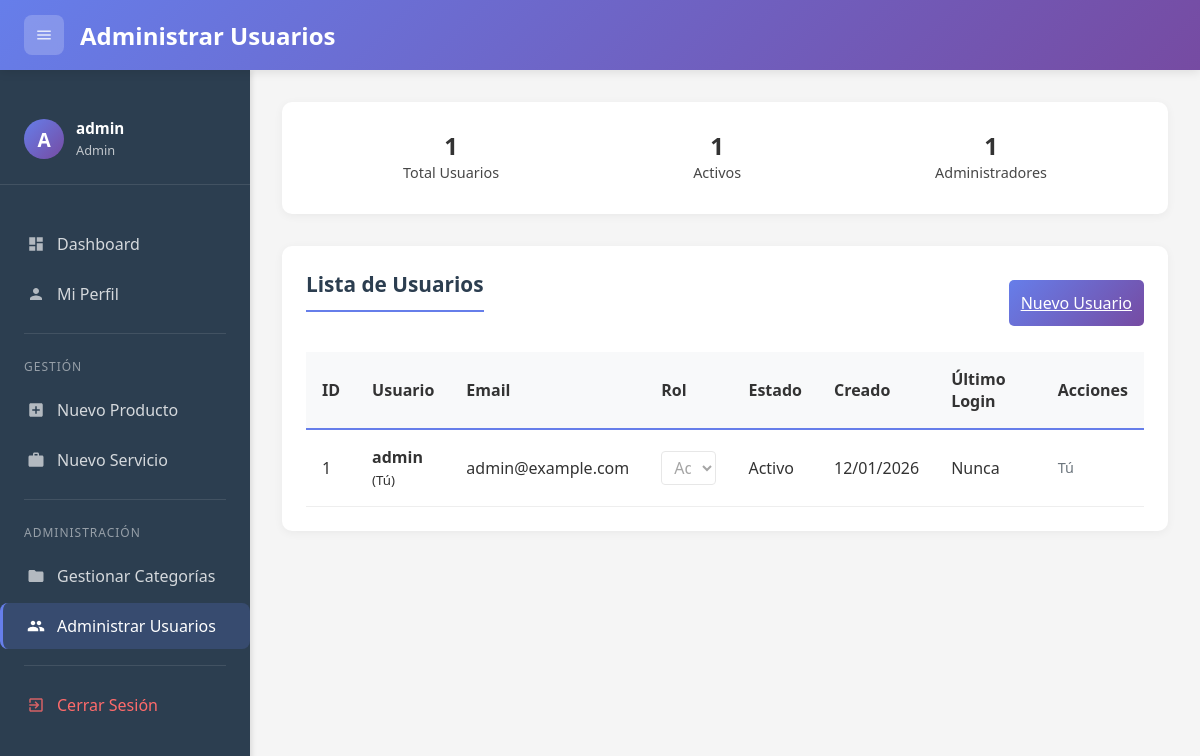
Before: /admin/usuarios (signed in) with the older database file.
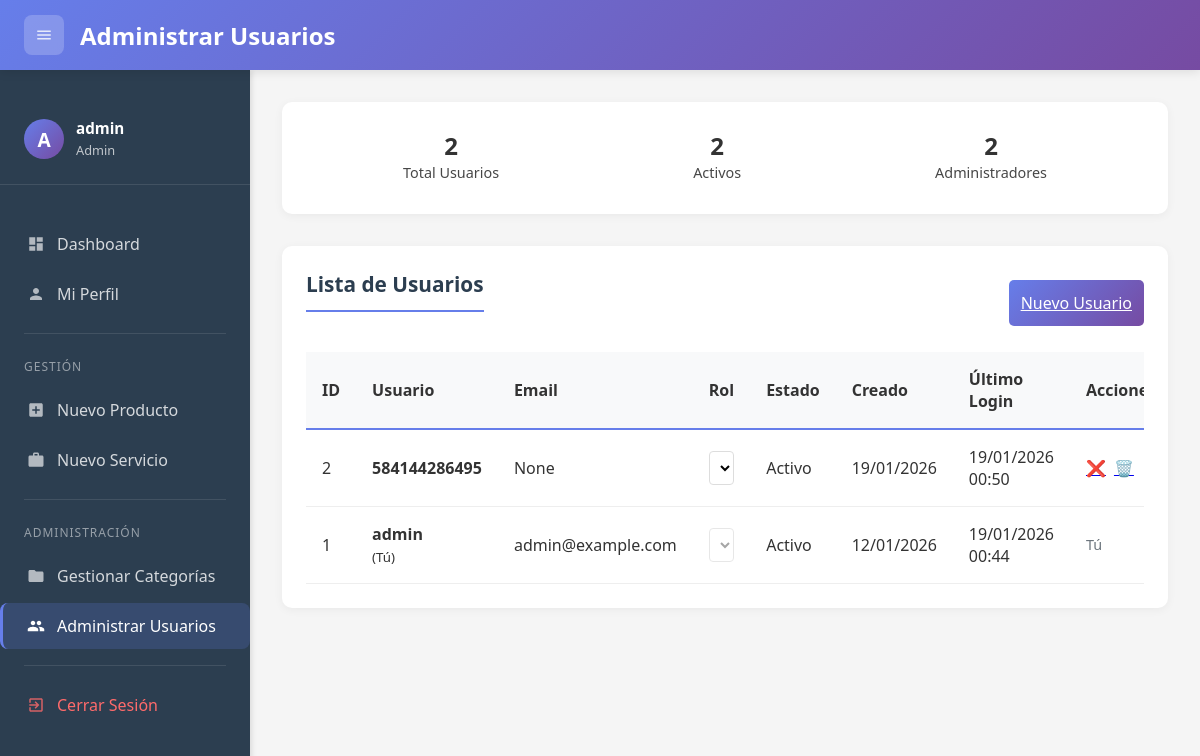
After: the same page with the newer database file.
### models.py (models this page shows, shortened)
class User(db.Model, UserMixin):
    id = db.Column(db.Integer, primary_key=True)
    username = db.Column(db.String(80), unique=True, nullable=False)
    password_hash = db.Column(db.String(200), nullable=False)
    email = db.Column(db.String(120), unique=True, nullable=True)
    role = db.Column(db.String(20), default='usuario')  # 'admin' o 'usuario'
    is_active = db.Column(db.Boolean, default=True)
    created_at = db.Column(db.DateTime, default=datetime.now)
    last_login = db.Column(db.DateTime, nullable=True)
    def is_admin(self):
        return self.role == 'admin'

### app.py (the view)
@app.route('/admin/usuarios')
@login_required
@admin_required
def admin_usuarios():
    usuarios = User.query.order_by(User.created_at.desc()).all()
    return render_template('admin_usuarios.html',
                         page_title='Administrar Usuarios',
                         usuarios=usuarios)

### app.py (called while the page is built)
@login_manager.user_loader
def load_user(user_id):
    return User.query.get(int(user_id))

def admin_required(f):
    from functools import wraps
    @wraps(f)
    def decorated_function(*args, **kwargs):
        if not current_user.is_authenticated or not current_user.is_admin():
            flash('Acceso denegado. Se requieren permisos de administrador.', 'error')
            return redirect(url_for('dashboard'))
        return f(*args, **kwargs)
    return decorated_function

@app.context_processor
def inject_user_data():
    if current_user.is_authenticated:
        return {
            'es_admin': current_user.is_admin(),
            'current_user': current_user
        }
    return {}

### templates/admin_usuarios.html (shortened to what this page needs)
{% extends "base.html" %}
{% block content %}
    <div class="section" style="display:flex">
        <div class="stat">
            <span class="stat-number">{{ usuarios|length }}</span>
            <span class="stat-label">Total Usuarios</span>
        </div>
        <div class="stat">
            <span class="stat-number">{{ usuarios|selectattr('is_active')|list|length }}</span>
            <span class="stat-label">Activos</span>
        </div>
        <div class="stat">
            <span class="stat-number">{{ usuarios|selectattr('is_admin')|list|length }}</span>
            <span class="stat-label">Administradores</span>
        </div>
    </div>
    <div class="section">
        <div style="display: flex; justify-content: space-between; align-items: center; margin-bottom: 1rem;">
            <h2 class="section-title">Lista de Usuarios</h2>
            <a href="{{ url_for('nuevo_usuario') }}" class="btn-login" style="width: auto;">
                Nuevo Usuario
            </a>
        </div>
        <div style="overflow-x: auto;">
            <table style="width: 100%; border-collapse: collapse;">
                <thead>
                    <tr style="background: #f8f9fa; border-bottom: 2px solid #667eea;">
                        <th style="padding: 1rem; text-align: left;">ID</th>
                        <th style="padding: 1rem; text-align: left;">Usuario</th>
                        <th style="padding: 1rem; text-align: left;">Email</th>
                        <th style="padding: 1rem; text-align: left;">Rol</th>
                        <th style="padding: 1rem; text-align: left;">Estado</th>
                        <th style="padding: 1rem; text-align: left;">Creado</th>
                        <th style="padding: 1rem; text-align: left;">Último Login</th>
                        <th style="padding: 1rem; text-align: left;">Acciones</th>
                    </tr>
                </thead>
                <tbody>
                    {% for usuario in usuarios %}
                    <tr style="border-bottom: 1px solid #eee; {% if not usuario.is_active %}opacity: 0.6; background: #f8f9fa;{% endif %}">
                        <td style="padding: 1rem;">{{ usuario.id }}</td>
                        <td style="padding: 1rem;">
                            <strong>{{ usuario.username }}</strong>
                            {% if usuario.id == current_user.id %}<br><small>(Tú)</small>{% endif %}
                        </td>
                        <td style="padding: 1rem;">{{ usuario.email }}</td>
                        <td style="padding: 1rem;">
                            <form method="POST" action="{{ url_for('cambiar_rol_usuario', user_id=usuario.id) }}"
                                  style="display: flex; gap: 0.5rem; align-items: center;">
                                <select name="role" onchange="this.form.submit()"
                                        {% if usuario.id == current_user.id %}disabled{% endif %}
                                        style="padding: 0.25rem 0.5rem; border-radius: 4px; border: 1px solid #ddd;">
                                    <option value="usuario" {% if usuario.role == 'usuario' %}selected{% endif %}>
                                        Usuario
                                    </option>
                                    <option value="admin" {% if usuario.role == 'admin' %}selected{% endif %}>
                                        Admin
                                    </option>
                                </select>
                            </form>
                        </td>
                        <td style="padding: 1rem;">
                            <span class="badge {% if usuario.is_active %}badge-success{% else %}badge-danger{% endif %}">
                                {% if usuario.is_active %}Activo{% else %}Inactivo{% endif %}
                            </span>
                        </td>
                        <td style="padding: 1rem;">{{ usuario.created_at.strftime('%d/%m/%Y') }}</td>
                        <td style="padding: 1rem;">
                            {% if usuario.last_login %}
                                {{ usuario.last_login.strftime('%d/%m/%Y %H:%M') }}
                            {% else %}
                                Nunca
                            {% endif %}
                        </td>
                        <td style="padding: 1rem;">
                            <div style="display: flex; gap: 0.5rem;">
                                {% if usuario.id != current_user.id %}
                                    <a href="{{ url_for('toggle_usuario', user_id=usuario.id) }}"
                                       class="btn-action {% if usuario.is_active %}btn-warning{% else %}btn-success{% endif %}"
                                       onclick="return confirm('¿{{ 'Desactivar' if usuario.is_active else 'Activar' }} este usuario?')">
                                        {% if usuario.is_active %}❌{% else %}✅{% endif %}
                                    </a>
                                    <a href="{{ url_for('eliminar_usuario', user_id=usuario.id) }}"
                                       class="btn-action btn-danger"
                                       onclick="return confirm('¿Eliminar permanentemente a {{ usuario.username }}?')">
                                        🗑️
                                    </a>
                                {% else %}
                                    <span style="color: #6c757d; font-size: 0.9rem;">Tú</span>
                                {% endif %}
                            </div>
                        </td>
                    </tr>
                    {% endfor %}
                </tbody>
            </table>
        </div>
    </div>
{% endblock %}

### templates/base.html (shortened to what this page needs)
<!DOCTYPE html>
<html lang="es">
<head>
</head>
<body>
    <header class="header">
        <div class="header-left">
            <button class="toggle-sidebar" onclick="toggleSidebar()" title="Menú">
                <svg class="icon-svg" viewBox="0 0 24 24">
                    <path d="M3 18h18v-2H3v2zm0-5h18v-2H3v2zm0-7v2h18V6H3z"/>
                </svg>
            </button>
            <h1 class="header-title">{% block page_title %}Dashboard{% endblock %}</h1>
        </div>
    </header>
    <div class="main-container">
        <nav class="sidebar" id="sidebar">
            <div class="sidebar-header">
                <div class="sidebar-user">
                    <div class="sidebar-user-avatar">
                        {{ current_user.username[0]|upper if current_user.username else 'U' }}
                    </div>
                    <div class="sidebar-user-info">
                        <h4>{{ current_user.username|default('Usuario') }}</h4>
                        <small>{{ current_user.role|default('Usuario')|title }}</small>
                    </div>
                </div>
            </div>
            <div class="sidebar-menu">
                <a href="{{ url_for('dashboard') }}" class="menu-item {% if request.endpoint == 'dashboard' %}active{% endif %}">
                    <svg class="icon-svg" viewBox="0 0 24 24">
                        <path d="M3 13h8V3H3v10zm0 8h8v-6H3v6zm10 0h8V11h-8v10zm0-18v6h8V3h-8z"/>
                    </svg>
                    <span>Dashboard</span>
                </a>
                <a href="{{ url_for('perfil') }}" class="menu-item {% if request.endpoint == 'perfil' %}active{% endif %}">
                    <svg class="icon-svg" viewBox="0 0 24 24">
                        <path d="M12 12c2.21 0 4-1.79 4-4s-1.79-4-4-4-4 1.79-4 4 1.79 4 4 4zm0 2c-2.67 0-8 1.34-8 4v2h16v-2c0-2.66-5.33-4-8-4z"/>
                    </svg>
                    <span>Mi Perfil</span>
                </a>
                <div class="menu-divider"></div>
                <div class="menu-section">Gestión</div>
                <a href="{{ url_for('nuevo_producto') }}" class="menu-item {% if request.endpoint == 'nuevo_producto' %}active{% endif %}">
                    <svg class="icon-svg" viewBox="0 0 24 24">
                        <path d="M19 3H5c-1.11 0-2 .9-2 2v14c0 1.1.89 2 2 2h14c1.1 0 2-.9 2-2V5c0-1.1-.9-2-2-2zm-2 10h-4v4h-2v-4H7v-2h4V7h2v4h4v2z"/>
                    </svg>
                    <span>Nuevo Producto</span>
                </a>
                <a href="{{ url_for('nuevo_servicio') }}" class="menu-item {% if request.endpoint == 'nuevo_servicio' %}active{% endif %}">
                    <svg class="icon-svg" viewBox="0 0 24 24">
                        <path d="M20 6h-4V4c0-1.11-.89-2-2-2h-4c-1.11 0-2 .89-2 2v2H4c-1.11 0-1.99.89-1.99 2L2 19c0 1.11.89 2 2 2h16c1.11 0 2-.89 2-2V8c0-1.11-.89-2-2-2zm-6 0h-4V4h4v2z"/>
                    </svg>
                    <span>Nuevo Servicio</span>
                </a>
                {% if es_admin|default(false) %}
                <div class="menu-divider"></div>
                <div class="menu-section">Administración</div>
                <a href="{{ url_for('gestion_categorias') }}" class="menu-item {% if request.endpoint == 'gestion_categorias' %}active{% endif %}">
                    <svg class="icon-svg" viewBox="0 0 24 24">
                        <path d="M10 4H4c-1.1 0-1.99.9-1.99 2L2 18c0 1.1.9 2 2 2h16c1.1 0 2-.9 2-2V8c0-1.1-.9-2-2-2h-8l-2-2z"/>
                    </svg>
                    <span>Gestionar Categorías</span>
                </a>
                <a href="{{ url_for('admin_usuarios') }}" class="menu-item {% if request.endpoint == 'admin_usuarios' %}active{% endif %}">
                    <span>Administrar Usuarios</span>
                </a>
                {% endif %}
                <div class="menu-divider"></div>
                <a href="{{ url_for('logout') }}" class="menu-item" style="color: #ff6b6b;">
                    <svg class="icon-svg" viewBox="0 0 24 24">
                        <path d="M10.09 15.59L11.5 17l5-5-5-5-1.41 1.41L12.67 11H3v2h9.67l-2.58 2.59zM19 3H5c-1.11 0-2 .9-2 2v4h2V5h14v14H5v-4H3v4c0 1.1.89 2 2 2h14c1.1 0 2-.9 2-2V5c0-1.1-.9-2-2-2z"/>
                    </svg>
                    <span>Cerrar Sesión</span>
                </a>
            </div>
        </nav>
        <main class="content-wrapper" id="contentWrapper">
            {% block content %}{% endblock %}
        </main>
    </div>
</body>
</html>

Changed rows visible on the page:
changed User "admin": last_login (not shown) → "19/01/2026 00:44"; no longer shows "Nunca"
added User: id "2", username "584144286495", email "None", role "Usuario", is_active "Activo", created_at "19/01/2026", last_login "19/01/2026 00:50"
Other visible differences:
{{ usuarios|length }}: "1" → "2"
{{ usuarios|selectattr('is_active')|list|length }}: "1" → "2"
{{ usuarios|selectattr('is_admin')|list|length }}: "1" → "2"
